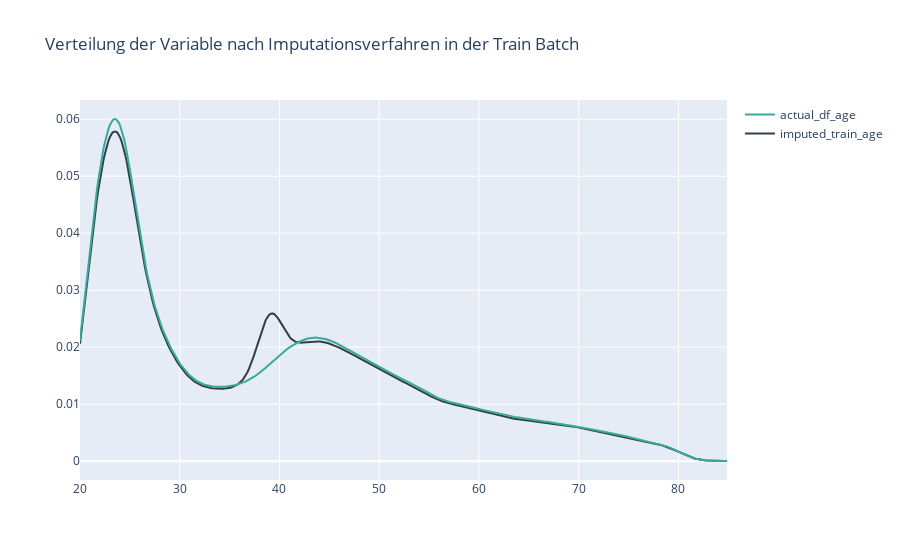

Notebook cell for this chart:
### Markdown cell above
#### Visualisierung der Imputationsverfahren

### Code cell
hist_data = [imputed_train_age, actual_df_age]

group_labels = ['imputed_train_age', 'actual_df_age']
colors = ['#333F44', '#37AA9C']

# Create distplot with curve_type set to 'normal'
fig = ff.create_distplot(hist_data, group_labels, show_hist=False, colors=colors, rug_text=None, show_rug=False)

# Add title
fig.update_layout(title_text='Verteilung der Variable nach Imputationsverfahren in der Train Batch')
fig.show()

### Figure 1 — Plotly figure (JSON) as saved in the notebook; plotly's stock layout.template omitted (floating-point values rounded to 4 significant figures; data arrays with more than 128 entries replaced by an {"elided": "..."} marker saying what was removed)
{"data": [{"legendgroup": "imputed_train_age", "marker": {"color": "#333F44"}, "mode": "lines", "name": "imputed_train_age", "showlegend": true, "type": "scatter", "x": {"elided": "500 float values"}, "xaxis": "x", "y": {"elided": "500 float values"}, "yaxis": "y"}, {"legendgroup": "actual_df_age", "marker": {"color": "#37AA9C"}, "mode": "lines", "name": "actual_df_age", "showlegend": true, "type": "scatter", "x": {"elided": "500 float values"}, "xaxis": "x", "y": {"elided": "500 float values"}, "yaxis": "y"}], "layout": {"barmode": "overlay", "hovermode": "closest", "legend": {"traceorder": "reversed"}, "title": {"text": "Verteilung der Variable nach Imputationsverfahren in der Train Batch"}, "xaxis": {"anchor": "y2", "domain": [0, 1], "zeroline": false}, "yaxis": {"anchor": "free", "domain": [0, 1], "position": 0}}}
